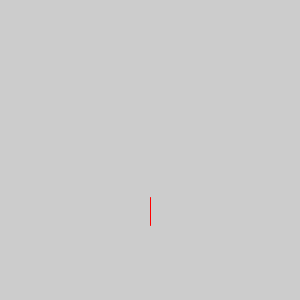
Frame 1 (no input)
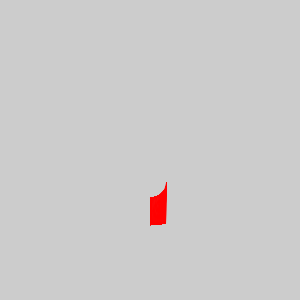
Frame 60 (the mouse pressed at the canvas centre just before this capture)
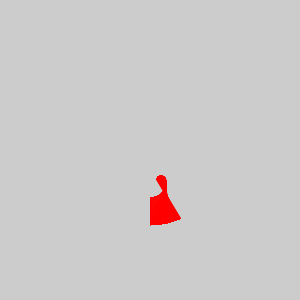
Frame 120 (the mouse held since frame 60 and released just before this capture)

The Processing sketch that drew these frames (run headless with seeded random() and noise(); from frame 60 on, the mouse is pressed at the canvas centre):

// Processing sketch: transformVis
// ── transformVis.pde
float i1 = 0;
float i2 = 0;

void setup() {
  size(300, 300);
}

void draw() {
  translate(width/2, height/2);
  float x1 = sin(radians(i1)) * width / 8;
  float y1 = cos(radians(i1)) * height / 8;
  translate(x1, y1);
  float x2 = sin(radians(i2)) * width / 30;
  float y2 = cos(radians(i2)) * height / 30;
  stroke(255, 0, 0);
  line(x1, y1, x2, y2);
  i1 += .2;
  i2 += 2;
}
